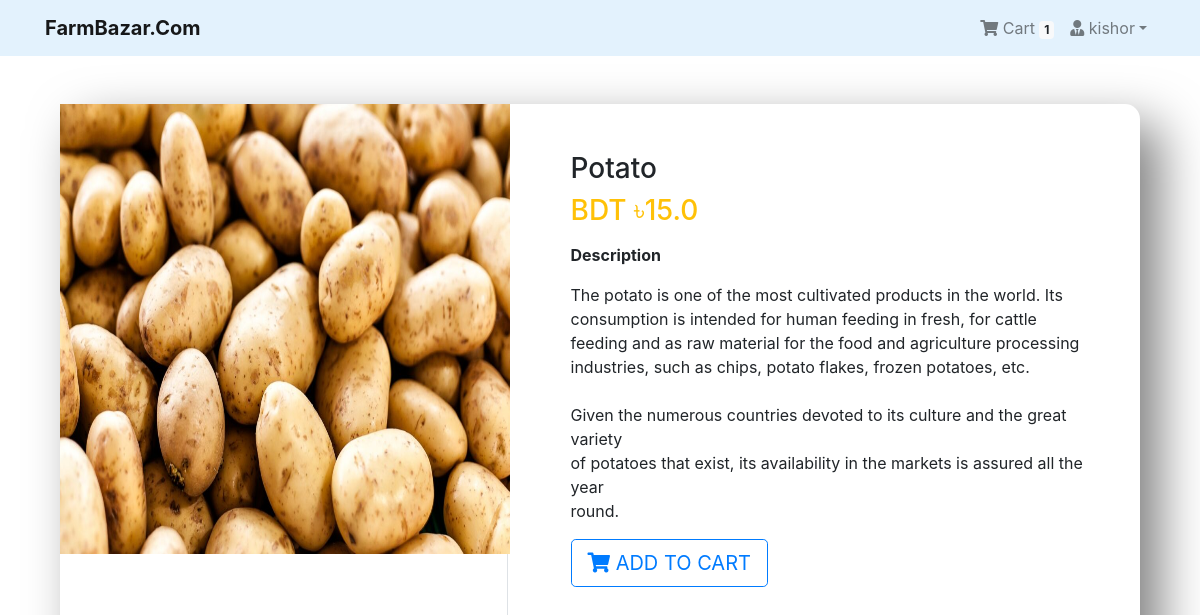
Screenshot of /product/8/ (signed in) with the database file from the repository.
### App_Login/models.py (models this page shows, shortened)
class User(AbstractBaseUser, PermissionsMixin):
    email = models.EmailField(unique=True, null=False)
    is_staff = models.BooleanField(
        gettext_lazy('staff status'),
        default=False,
        help_text = gettext_lazy('Designates whether the user can log in this site')
    )
    is_active = models.BooleanField(
        gettext_lazy('active'),
        default=True,
        help_text=gettext_lazy('Designates whether this user should be treated as active. Unselect this instead of deleting accounts')
    )
    USERNAME_FIELD = 'email'
    objects = MyUserManager()

class Profile(models.Model):
    user = models.OneToOneField(User, on_delete=models.CASCADE, related_name='profile')
    username = models.CharField(max_length=264, blank=True)
    full_name = models.CharField(max_length=264, blank=True)
    address_1 = models.TextField(max_length=300, blank=True)
    city = models.CharField(max_length=40, blank=True)
    zipcode = models.CharField(max_length=10, blank=True)
    country = models.CharField(max_length=50, blank=True)
    phone = models.CharField(max_length=20, blank=True)
    date_joined = models.DateTimeField(auto_now_add=True)

### App_Order/models.py (models this page shows, shortened)
class Order(models.Model):
    orderitems = models.ManyToManyField(Cart)
    user = models.ForeignKey(settings.AUTH_USER_MODEL, on_delete=models.CASCADE)
    ordered = models.BooleanField(default=False)
    created = models.DateTimeField(auto_now_add=True)
    paymentId = models.CharField(max_length=264, blank=True, null=True)
    orderId = models.CharField(max_length=200, blank=True, null=True)

### App_Shop/models.py (models this page shows, shortened)
class Product(models.Model):
    mainimage = models.ImageField(upload_to='Products')
    name = models.CharField(max_length=264)
    category = models.ForeignKey(Category, on_delete=models.CASCADE, related_name='category')
    preview_text = models.TextField(max_length=200, verbose_name='Preview Text')
    detail_text = models.TextField(max_length=1000, verbose_name='Description')
    price = models.FloatField()
    old_price = models.FloatField(default=0.00)
    created = models.DateTimeField(auto_now_add=True)
    class Meta:
        ordering = ['-created',]

### App_Shop/views.py (the view)
# urls.py: path('product/<pk>/', views.ProductDetail.as_view(), name='product_detail'),
class ProductDetail(LoginRequiredMixin, DetailView):
    model = Product
    template_name = 'App_Shop/product_detail.html'

### App_Order/templatetags/cart_tag.py (called while the page is built)
@register.filter
def cart_total(user):
    order = Order.objects.filter(user=user, ordered=False)
    if order.exists():
        return order[0].orderitems.count()
    else:
        return 0

### templates/App_Shop/product_detail.html
{% extends 'base.html' %}
{% block body_block %}
<div class="container my-5">
  <div class="cardd">
    <div class="row">
      <aside class="col-lg-5 col-md-10 col-sm-6 border-right">
        <article class="gallery-wrap">
          <div class="img-big-wrap">
            <div>
              <a href="#"><img src="/media/{{object.mainimage}}" style="width:450px"></a>
            </div>
          </div>
        </article>
      </aside>
      <aside class="col-sm-7">
        <article class="cardd-body p-5">
          <h3 class="title mp-3">{{object.name}}</h3>
          <p class="price-detail-wrap">
            <span class="price h3 text-warning">
              <span class="currency">BDT &#2547;</span><span class="num">{{object.price}}</span>
            </span>
          </p>
          <dl class="item-property">
            <dt>Description</dt>
            <dd>
              <p>{{object.detail_text|linebreaks}}</p>
            </dd>
          </dl>
          <a href="{% url 'App_Order:add' pk=object.pk %}" class="btn btn-lg btn-outline-primary text-uppercase"> <i class="fas fa-shopping-cart"></i> Add to Cart</a>
        </article>
      </aside>
    </div>
  </div>
</div>
{% endblock %}

### templates/navbar.html (shortened to what this page needs)
{% load cart_tag %}
<nav class="navbar navbar-expand-lg navbar navbar-light" style="background-color: #e3f2fd;">
  <div class="container">
    <a class="navbar-brand" href="{% url 'App_Shop:home' %}"><b>FarmBazar.Com</b> </a>
    <div class="collapse navbar-collapse" id="navbarNav">
      <ul class="navbar-nav ml-auto">
        {% if request.user.is_authenticated %}
        <li class="nav-item">
          <a href="{% url 'App_Order:cart' %}" class="nav-link">
              <i class="fa fa-shopping-cart"></i> Cart
              <span class="badge badge-light">{{ request.user | cart_total }}</span>
          </a>
        </li>
        <li class="nav-item dropdown">
          <a class="nav-link dropdown-toggle" href="#" id="navbarDropdown" role="button" data-toggle="dropdown" aria-haspopup="true" aria-expanded="false"><i class="fas fa-user-tie"></i> {{request.user.profile.username}}</a>
        </li>
        {% else %}
        <li class="nav-item">
          <a href="{% url 'App_Login:login' %}" class="btn btn-outline-info">Login</a>
        </li>
        {% endif %}
      </ul>
    </div>
  </div>
</nav>

### static/css/main.css (style rules this page uses)
.gallery-wrap .img-big-wrap img { height: 450px; width: auto; display: inline-block; cursor: zoom-in; }

### templates/base.html (style rules this page uses)
.cardd { height: 800px; box-shadow: 20px 20px 50px rgba(0, 0, 0, 0.5); border-radius: 15px; backdrop-filter: blur(5px); }

### rows the page displays
User: user|cart_total "1", user.profile.username "kishor"
Product: mainimage (picture), name "Potato", price "15.0", detail_text "The potato is one of the most cultivated products in the world. Its consumption is intended for human feeding in fresh, for cattle feeding and as raw material for the food and agriculture processing industries, such as chips, potato flakes, frozen potatoes, etc. Given the numerous countries devoted to its culture and the great variety of potatoes that exist, its availability in the markets is assured all the year round."
